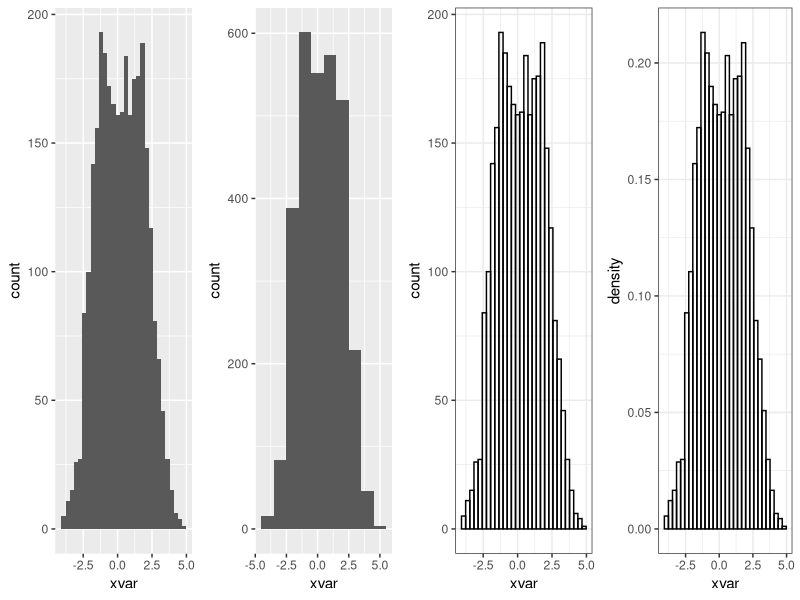
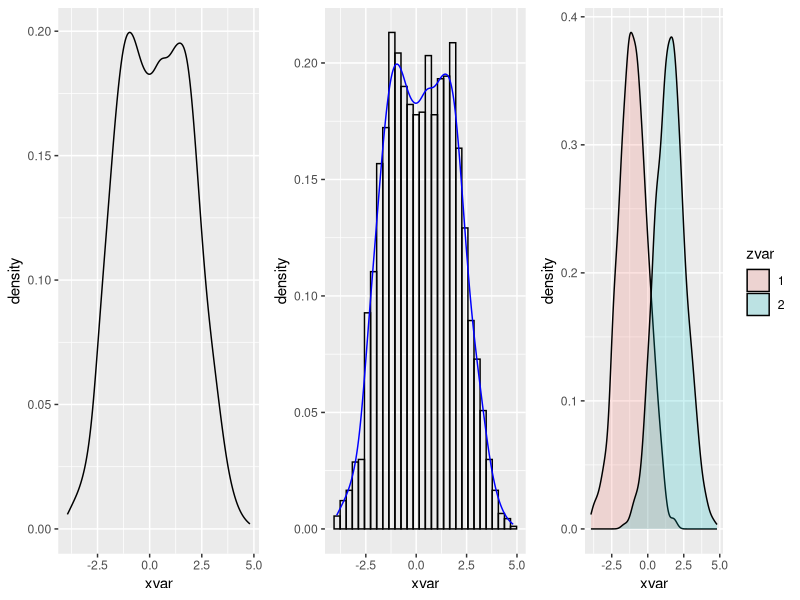
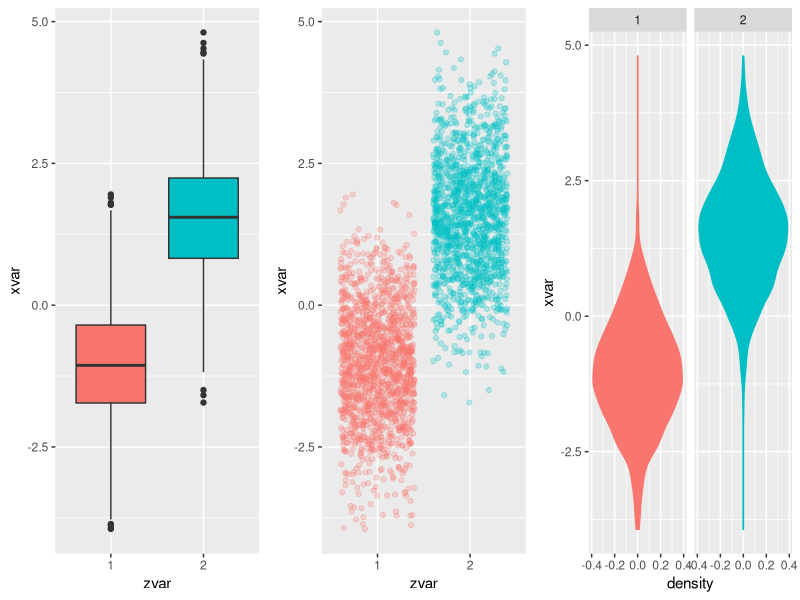
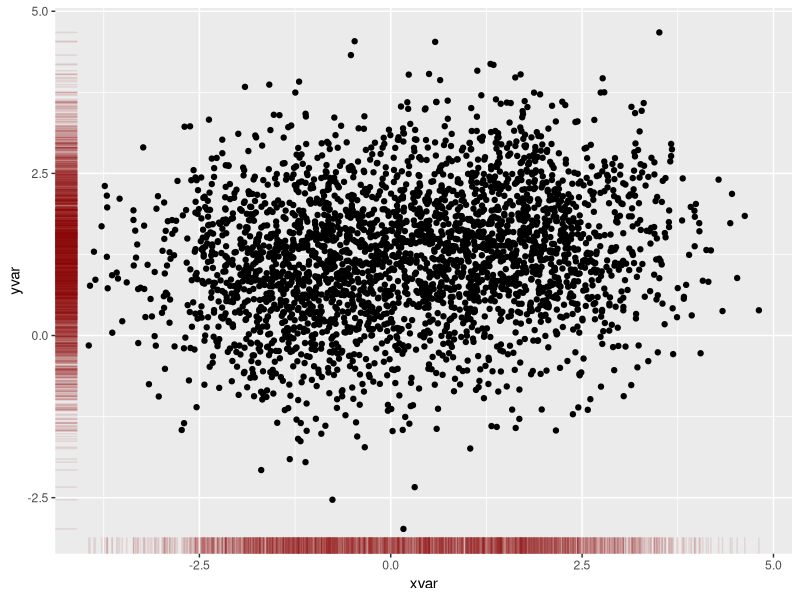
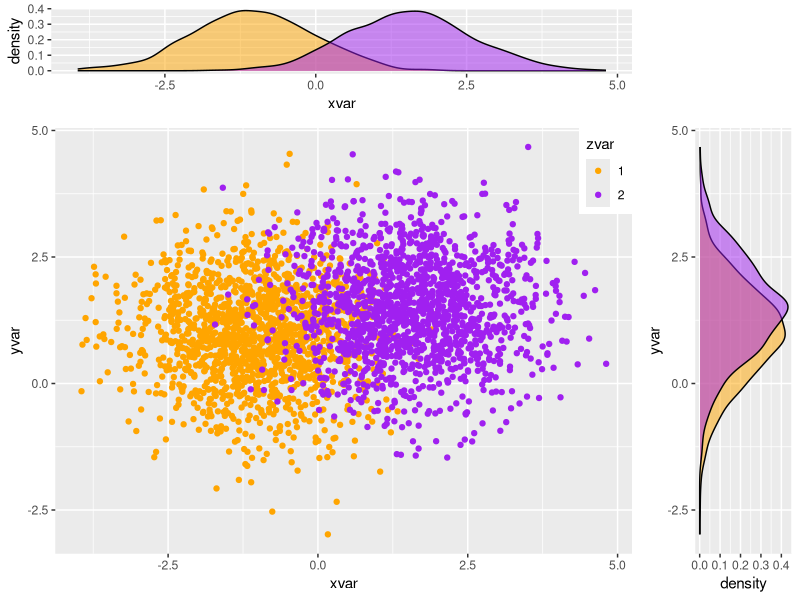

Reproduce these figures in R, in order.
library(ggplot2)
library(gridExtra)
set.seed(10005)

xvar <- c(rnorm(1500, mean = -1), rnorm(1500, mean = 1.5))
yvar <- c(rnorm(1500, mean = 1), rnorm(1500, mean = 1.5))
zvar <- as.factor(c(rep(1, 1500), rep(2, 1500)))
xy <- data.frame(xvar, yvar, zvar)

#counts on y-axis
g1<-ggplot(xy, aes(xvar)) + geom_histogram()                                      #horribly ugly default
g2<-ggplot(xy, aes(xvar)) + geom_histogram(binwidth=1)                            #change binwidth
g3<-ggplot(xy, aes(xvar)) + geom_histogram(fill=NA, color="black") + theme_bw()   #nicer looking

#density on y-axis
g4<-ggplot(xy, aes(x=xvar)) + geom_histogram(aes(y = ..density..), color="black", fill=NA) + theme_bw()

grid.arrange(g1, g2, g3, g4, nrow=1)

## stat_bin: binwidth defaulted to range/30. Use 'binwidth = x' to adjust
## this. stat_bin: binwidth defaulted to range/30. Use 'binwidth = x' to
## adjust this. stat_bin: binwidth defaulted to range/30. Use 'binwidth = x'
## to adjust this.

#basic density
p1<-ggplot(xy, aes(xvar)) + geom_density()

#histogram with density line overlaid
p2<-ggplot(xy, aes(x=xvar)) + 
  geom_histogram(aes(y = ..density..), color="black", fill=NA) +
  geom_density(color="blue")

#split and color by third variable, alpha fades the color a bit
p3<-ggplot(xy, aes(xvar, fill = zvar)) + geom_density(alpha = 0.2)

grid.arrange(p1, p2, p3, nrow=1)

#boxplot
b1<-ggplot(xy, aes(zvar, xvar)) + 
  geom_boxplot(aes(fill = zvar)) +
  theme(legend.position = "none")

#jitter plot
b2<-ggplot(xy, aes(zvar, xvar)) + 
  geom_jitter(alpha=I(1/4), aes(color=zvar)) +
  theme(legend.position = "none")

#volcano plot
b3<-ggplot(xy, aes(x = xvar)) +
  stat_density(aes(ymax = ..density..,  ymin = -..density..,
               fill = zvar, color = zvar),
               geom = "ribbon", position = "identity") +
  facet_grid(. ~ zvar) +
  coord_flip() +
  theme(legend.position = "none")

grid.arrange(b1, b2, b3, nrow=1)

#rug plot
ggplot(xy,aes(xvar,yvar))  + geom_point() + geom_rug(col="darkred",alpha=.1)

#placeholder plot - prints nothing at all
empty <- ggplot()+geom_point(aes(1,1), colour="white") +
     theme(                              
       plot.background = element_blank(), 
       panel.grid.major = element_blank(), 
       panel.grid.minor = element_blank(), 
       panel.border = element_blank(), 
       panel.background = element_blank(),
       axis.title.x = element_blank(),
       axis.title.y = element_blank(),
       axis.text.x = element_blank(),
       axis.text.y = element_blank(),
       axis.ticks = element_blank()
     )

#scatterplot of x and y variables
scatter <- ggplot(xy,aes(xvar, yvar)) + 
  geom_point(aes(color=zvar)) + 
  scale_color_manual(values = c("orange", "purple")) + 
  theme(legend.position=c(1,1),legend.justification=c(1,1)) 

#marginal density of x - plot on top
plot_top <- ggplot(xy, aes(xvar, fill=zvar)) + 
  geom_density(alpha=.5) + 
  scale_fill_manual(values = c("orange", "purple")) + 
  theme(legend.position = "none")

#marginal density of y - plot on the right
plot_right <- ggplot(xy, aes(yvar, fill=zvar)) + 
  geom_density(alpha=.5) + 
  coord_flip() + 
  scale_fill_manual(values = c("orange", "purple")) + 
  theme(legend.position = "none") 

#arrange the plots together, with appropriate height and width for each row and column
grid.arrange(plot_top, empty, scatter, plot_right, ncol=2, nrow=2, widths=c(4, 1), heights=c(1, 4))